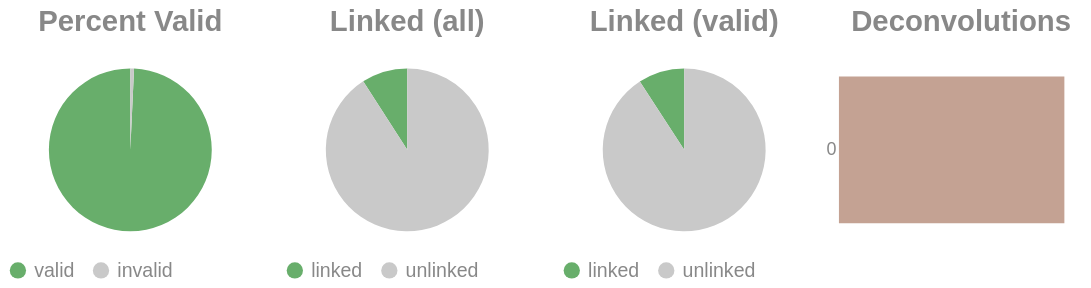

This figure's notebook cell:
### Code cell
if SKIPLR:
    pass
else:
    clash = Counter()
    for i in valids['molecule'].to_list():
        _mol = i.split("-")
        if len(_mol) == 1:
            clash.update('0')
        else:
            clash.update(_mol[-1])

    _d = {"deconvolutions": [], 'count': []}
    for k,v in clash.items():
        _d['deconvolutions'].append(k)
        _d['count'].append(v)

    tot_valid = valids['reads'].sum()
    mask = valids['reads'] >= 2
    n_linked_reads = valids.filter(mask)['reads'].sum()
    if n_linked_reads == 0:
        print_html("No linked molecules (>=2 reads) were detected; skipping linked-only distributions.")
        SKIPLR = True
    else:
        perc_valid = round(tot_valid / n_reads, 4)
        linked_perc_abs = round(n_linked_reads / n_reads, 4)
        linked_perc = round(n_linked_reads / tot_valid, 4)

    _valid = pl.DataFrame({"valids": ['valid', 'invalid'], "count": [tot_valid, n_reads - tot_valid]})
    _linked_abs = pl.DataFrame({"linked (absolute)": ['linked', 'unlinked'], "count": [n_linked_reads, n_reads - n_linked_reads]})
    _linked_rel = pl.DataFrame({"linked (valids)": ['linked', 'unlinked'], "count": [n_linked_reads, tot_valid - n_linked_reads]})

    (
        alt.hconcat(
            piechart(_valid, goodval = 'valid', title = "Percent Valid"),
            piechart(_linked_abs, goodval = "linked", title =  "Linked (all)"),
            piechart(_linked_rel, goodval = "linked", title =  "Linked (valid)"),
            convolutionbar(pl.DataFrame(_d), title = "Deconvolutions"),
            center = True,
            bounds = 'flush'
        )
        .resolve_scale(color='independent')
        .resolve_legend('independent')
        .properties(usermeta={'embedOptions': {"actions": False}})
    ).display()

### Figure 1 — Vega-Lite specification as saved in the notebook (floating-point values rounded to 4 significant figures)
{"width": "container", "height": 400, "config": {"title": {"anchor": "start", "dy": -15, "fontSize": 18, "color": "#888888", "subtitleColor": "#888888", "subtitleFontSize": 14}, "arc": {"fill": "#0072B2"}, "axis": {"domainColor": "#888888", "domainWidth": 0.5, "gridWidth": 0.2, "grid": false, "titleFontWeight": 400, "titleFontSize": 15, "labelFontSize": 11, "labelColor": "#888888", "tickColor": "#888888", "tickWidth": 0.2, "titleColor": "#888888"}, "axisBand": {"grid": false}, "axisX": {"grid": true, "tickSize": 10, "domainCap": "round"}, "axisY": {"domain": false, "grid": true, "tickSize": 0, "domainCap": "round"}, "background": "transparent", "header": {"labelFontSize": 15, "labelColor": "#888888", "titleFontSize": 15, "titleFontWeight": 600, "titleColor": "#888888"}, "legend": {"labelFont": "sans-serif", "labelFontSize": 12, "labelColor": "#888888", "symbolSize": 100, "symbolType": "circle", "titleFontSize": 12, "titlePadding": 10, "titleColor": "#888888", "title": null}, "range": {"category": ["#E69F00", "#56B4E9", "#009E73", "#F0E442", "#0072B2", "#D55E00", "#CC79A7", "#000000"], "diverging": ["#cfe8f3", "#a2d4ec", "#73bfe2", "#46abdb", "#1696d2", "#12719e"]}, "area": {"fill": "#0072B2", "fillOpacity": 0.7, "line": true, "strokeOpacity": 0.7}, "line": {"color": "#0072B2", "stroke": "#0072B2", "strokeWidth": 2}, "trail": {"color": "#0072B2", "stroke": "#0072B2", "strokeWidth": 0, "size": 1}, "point": {"filled": true, "fillOpacity": 1.0, "size": 95}, "text": {"color": "#888888", "fontSize": 11, "align": "right", "fontWeight": 400, "size": 11}, "bar": {"fill": "#0072B2", "stroke": null}, "view": {"stroke": null, "continuousWidth": 660, "continuousHeight": 400}}, "hconcat": [{"data": {"name": "data-d89f0b2ad940370fc66e669b3d4008f8"}, "mark": {"type": "arc"}, "encoding": {"color": {"field": "valids", "legend": {"orient": "bottom", "title": null}, "scale": {"domain": ["valid", "invalid"], "range": ["#68ae6b", "#C9C9C9"]}, "title": "Valids", "type": "nominal"}, "theta": {"field": "count", "type": "quantitative"}, "tooltip": [{"field": "valids", "title": "Valids", "type": "ordinal"}, {"field": "percent", "format": ".2%", "title": "Percent", "type": "quantitative"}, {"field": "count", "title": "Count", "type": "quantitative"}]}, "height": 100, "title": {"text": "Percent Valid", "align": "center", "anchor": "middle"}, "transform": [{"calculate": "datum.count / 21559", "as": "percent"}], "width": 150}, {"data": {"name": "data-d71013f3c59a22eef33d10c2699b30c8"}, "mark": {"type": "arc"}, "encoding": {"color": {"field": "linked (absolute)", "legend": {"orient": "bottom", "title": null}, "scale": {"domain": ["linked", "unlinked"], "range": ["#68ae6b", "#C9C9C9"]}, "title": "Linked (Absolute)", "type": "nominal"}, "theta": {"field": "count", "type": "quantitative"}, "tooltip": [{"field": "linked (absolute)", "title": "Linked (Absolute)", "type": "ordinal"}, {"field": "percent", "format": ".2%", "title": "Percent", "type": "quantitative"}, {"field": "count", "title": "Count", "type": "quantitative"}]}, "height": 100, "title": {"text": "Linked (all)", "align": "center", "anchor": "middle"}, "transform": [{"calculate": "datum.count / 21559", "as": "percent"}], "width": 150}, {"data": {"name": "data-0b126507356e9c8afee5bd89eb736a11"}, "mark": {"type": "arc"}, "encoding": {"color": {"field": "linked (valids)", "legend": {"orient": "bottom", "title": null}, "scale": {"domain": ["linked", "unlinked"], "range": ["#68ae6b", "#C9C9C9"]}, "title": "Linked (Valids)", "type": "nominal"}, "theta": {"field": "count", "type": "quantitative"}, "tooltip": [{"field": "linked (valids)", "title": "Linked (Valids)", "type": "ordinal"}, {"field": "percent", "format": ".2%", "title": "Percent", "type": "quantitative"}, {"field": "count", "title": "Count", "type": "quantitative"}]}, "height": 100, "title": {"text": "Linked (valid)", "align": "center", "anchor": "middle"}, "transform": [{"calculate": "datum.count / 21401", "as": "percent"}], "width": 150}, {"data": {"name": "data-1e8a63341ca24856ac3f7e8e89c46b5d"}, "mark": {"type": "bar"}, "encoding": {"color": {"field": "deconvolutions", "legend": null, "scale": {"scheme": "lightgreyred"}, "type": "nominal"}, "tooltip": [{"field": "deconvolutions", "title": "Deconvolutions", "type": "ordinal"}, {"field": "percent", "format": ".2%", "title": "Percent", "type": "quantitative"}, {"field": "count", "title": "Count", "type": "quantitative"}], "x": {"axis": null, "field": "count", "type": "quantitative"}, "y": {"field": "deconvolutions", "sort": "ascending", "title": null, "type": "nominal"}}, "height": 100, "title": {"text": "Deconvolutions", "align": "center", "anchor": "middle"}, "transform": [{"calculate": "datum.count / 20298", "as": "percent"}], "width": 150}], "bounds": "flush", "center": true, "resolve": {"legend": {"angle": "independent"}, "scale": {"color": "independent"}}, "usermeta": {"embedOptions": {"actions": false}}, "$schema": "https://vega.github.io/schema/vega-lite/v6.1.0.json", "datasets": {"data-d89f0b2ad940370fc66e669b3d4008f8": [{"valids": "valid", "count": 21401}, {"valids": "invalid", "count": 158}], "data-d71013f3c59a22eef33d10c2699b30c8": [{"linked (absolute)": "linked", "count": 1962}, {"linked (absolute)": "unlinked", "count": 19597}], "data-0b126507356e9c8afee5bd89eb736a11": [{"linked (valids)": "linked", "count": 1962}, {"linked (valids)": "unlinked", "count": 19439}], "data-1e8a63341ca24856ac3f7e8e89c46b5d": [{"deconvolutions": "0", "count": 20298}]}}
